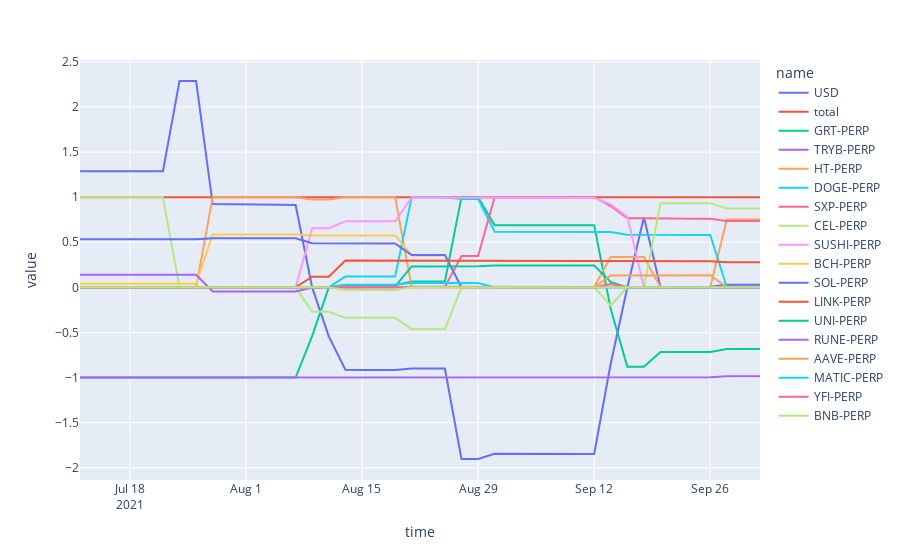

The code cell stored with this chart in its notebook:
### Code cell
fig=px.line(run.loc['optimalWeight'])
fig.show()
